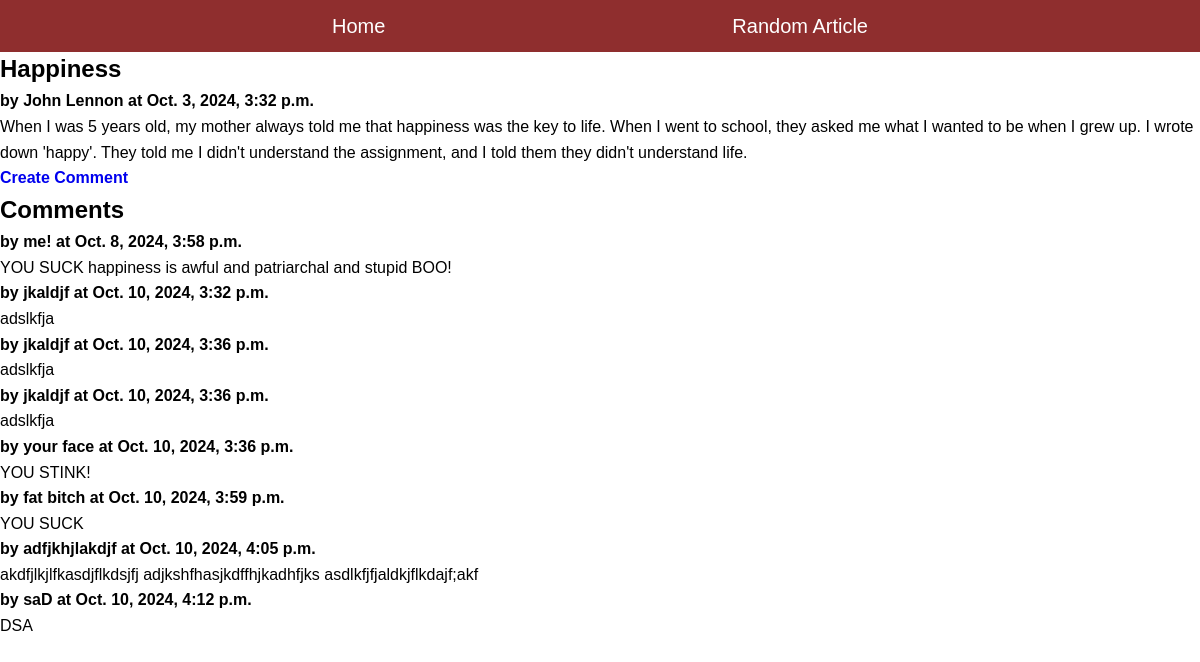
/blog/article/1, run on the app's committed database.
### blog/models.py (models this page shows, shortened)
class Article(models.Model):
    title = models.TextField(blank=False)
    author = models.TextField(blank=False)
    text = models.TextField(blank=False)
    published = models.DateTimeField(auto_now=True)
    def get_comments(self):
        comments = Comment.objects.filter(article=self)
        return comments

class Comment(models.Model):
    article = models.ForeignKey("Article", on_delete=models.CASCADE)
    author = models.TextField(blank=False)
    text = models.TextField(blank=False)
    published = models.DateTimeField(auto_now=True)
    def __str__(self):
        return f'{self.text}'

### blog/views.py (the view)
# urls.py: path(r'article/<int:pk>', ArticleView.as_view(), name='article'), #generic class-based view
class ArticleView(DetailView):
    model = Article #model to displau
    template_name = "blog/article.html"
    context_object_name = "article"

### blog/templates/blog/article.html (shortened to what this page needs)
{% extends 'blog/base.html' %}
{% block content %}
<main class="grid-container">
    <article class="featured">
        <div>
        <h2>{{article.title}}</h2>
        <strong>by {{article.author}} at {{article.published}}</strong>
        <p>
        {{article.text}}
        </p>
        <h4><a href="{% url 'create_comment' article.pk %}">Create Comment</a></h4>
        </div>
    </article>
    <div>
        {%if article.get_comments %}
        <h2>Comments</h2>
        {% for c in article.get_comments %}
        <article>
            <div>
            <strong>by {{c.author}} at {{c.published}}</strong>
            <p>
            {{c.text}}
            </div>
        </article>
        {% endfor %}
        {%else%}
        <h2>No Comments</h2>
        {%endif%}
    </div>
</main>
{% endblock %}

### static/styles3.css (style rules this page uses)
* { margin: 0; padding: 0; box-sizing: border-box; justify-content: center; align-items: center; text-decoration: none; }
body { font-family: Arial, Helvetica, sans-serif; line-height: 1.6; }

### data on the page
Article: title "Happiness", author "John Lennon", published "Oct. 3, 2024, 3:32 p.m.", text "When I was 5 years old, my mother always told me that happiness was the key to life. When I went to school, they asked me what I wanted to be when I grew up. I wrote down 'happy'. They told me I didn't understand the assignment, and I told them they didn't understand life."
Comment: author "me!", published "Oct. 8, 2024, 3:58 p.m.", text "YOU SUCK happiness is awful and patriarchal and stupid BOO!"
Comment: author "jkaldjf", published "Oct. 10, 2024, 3:32 p.m.", text "adslkfja"
Comment: author "jkaldjf", published "Oct. 10, 2024, 3:36 p.m.", text "adslkfja"
Comment: author "jkaldjf", published "Oct. 10, 2024, 3:36 p.m.", text "adslkfja"
Comment: author "your face", published "Oct. 10, 2024, 3:36 p.m.", text "YOU STINK!"
Comment: author "fat bitch", published "Oct. 10, 2024, 3:59 p.m.", text "YOU SUCK"
Comment: author "adfjkhjlakdjf", published "Oct. 10, 2024, 4:05 p.m.", text "akdfjlkjlfkasdjflkdsjfj adjkshfhasjkdffhjkadhfjks asdlkfjfjaldkjflkdajf;akf"
Comment: author "saD", published "Oct. 10, 2024, 4:12 p.m.", text "DSA"
